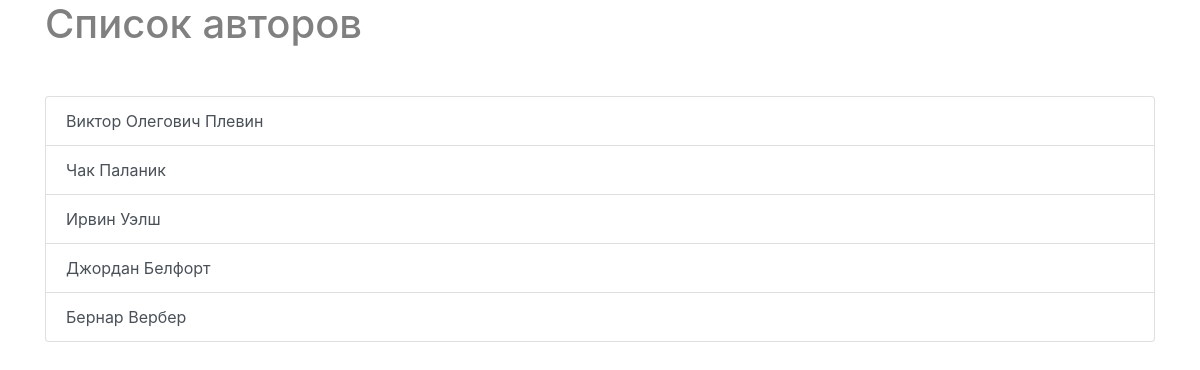
The page /library/authors/ on the database its author committed.
### first/apps/p_library/models.py (models this page shows, shortened)
class Author(models.Model):
    full_name = models.CharField("имя автора", max_length=50)
    birth_year = models.SmallIntegerField("год рождения")
    country = models.CharField("страна", max_length=2)
    class Meta:
        verbose_name = "Автор"
        verbose_name_plural = "Авторы"

### first/apps/p_library/views.py (the view)
# urls.py: path("library/authors/", AuthorList.as_view(), name="authors_list"),
class AuthorList(ListView):
    model = Author
    template_name = 'p_library/authors_list.html'
    context_object_name = 'authors_list'

### first/templates/p_library/authors_list.html (shortened to what this page needs)
{% extends 'base.html' %}
{% block content %}
    <h1 class="mb-5">Список авторов</h1>
    <div class="list-group">
        {% for author in authors_list %}
        <a href="{% url 'p_library:author_detail' author.pk %}" class="list-group-item list-group-item-action">
            {{ author.full_name }}
        </a>
        {% endfor %}
    </div>
{% endblock %}

### static/css/style.css (style rules this page uses)
h1 { color: grey; }

### rows shown on the page
Author: full_name "Виктор Олегович Плевин"
Author: full_name "Чак Паланик"
Author: full_name "Ирвин Уэлш"
Author: full_name "Джордан Белфорт"
Author: full_name "Бернар Вербер"
